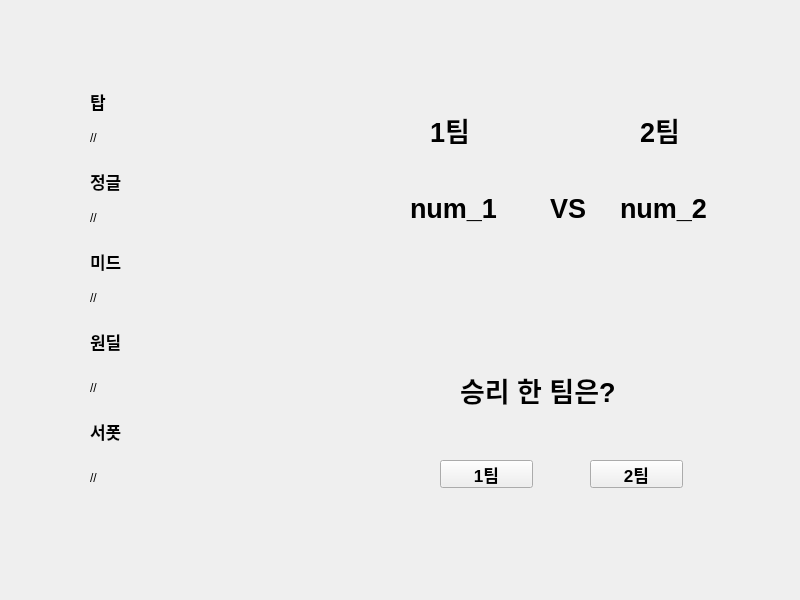
<?xml version="1.0" encoding="UTF-8"?>
<ui version="4.0">
 <class>Form</class>
 <widget class="QWidget" name="Form">
  <property name="windowModality">
   <enum>Qt::ApplicationModal</enum>
  </property>
  <property name="geometry">
   <rect>
    <x>0</x>
    <y>0</y>
    <width>800</width>
    <height>600</height>
   </rect>
  </property>
  <property name="windowTitle">
   <string>Form</string>
  </property>
  <widget class="QLabel" name="label">
   <property name="geometry">
    <rect>
     <x>90</x>
     <y>90</y>
     <width>22</width>
     <height>22</height>
    </rect>
   </property>
   <property name="font">
    <font>
     <pointsize>13</pointsize>
     <weight>75</weight>
     <bold>true</bold>
    </font>
   </property>
   <property name="text">
    <string>탑</string>
   </property>
  </widget>
  <widget class="QLabel" name="label_12">
   <property name="geometry">
    <rect>
     <x>90</x>
     <y>420</y>
     <width>44</width>
     <height>22</height>
    </rect>
   </property>
   <property name="font">
    <font>
     <pointsize>13</pointsize>
     <weight>75</weight>
     <bold>true</bold>
    </font>
   </property>
   <property name="text">
    <string>서폿</string>
   </property>
  </widget>
  <widget class="QLabel" name="label_11">
   <property name="geometry">
    <rect>
     <x>90</x>
     <y>330</y>
     <width>44</width>
     <height>22</height>
    </rect>
   </property>
   <property name="font">
    <font>
     <pointsize>13</pointsize>
     <weight>75</weight>
     <bold>true</bold>
    </font>
   </property>
   <property name="text">
    <string>원딜</string>
   </property>
  </widget>
  <widget class="QLabel" name="label_9">
   <property name="geometry">
    <rect>
     <x>90</x>
     <y>170</y>
     <width>44</width>
     <height>22</height>
    </rect>
   </property>
   <property name="font">
    <font>
     <pointsize>13</pointsize>
     <weight>75</weight>
     <bold>true</bold>
    </font>
   </property>
   <property name="text">
    <string>정글</string>
   </property>
  </widget>
  <widget class="QLabel" name="label_13">
   <property name="geometry">
    <rect>
     <x>90</x>
     <y>250</y>
     <width>44</width>
     <height>22</height>
    </rect>
   </property>
   <property name="font">
    <font>
     <pointsize>13</pointsize>
     <weight>75</weight>
     <bold>true</bold>
    </font>
   </property>
   <property name="text">
    <string>미드</string>
   </property>
  </widget>
  <widget class="QLabel" name="top_win">
   <property name="geometry">
    <rect>
     <x>90</x>
     <y>130</y>
     <width>64</width>
     <height>15</height>
    </rect>
   </property>
   <property name="text">
    <string>//</string>
   </property>
  </widget>
  <widget class="QLabel" name="jung_win">
   <property name="geometry">
    <rect>
     <x>90</x>
     <y>210</y>
     <width>64</width>
     <height>15</height>
    </rect>
   </property>
   <property name="text">
    <string>//</string>
   </property>
  </widget>
  <widget class="QLabel" name="mid_win">
   <property name="geometry">
    <rect>
     <x>90</x>
     <y>290</y>
     <width>64</width>
     <height>15</height>
    </rect>
   </property>
   <property name="text">
    <string>//</string>
   </property>
  </widget>
  <widget class="QLabel" name="ad_win">
   <property name="geometry">
    <rect>
     <x>90</x>
     <y>380</y>
     <width>64</width>
     <height>15</height>
    </rect>
   </property>
   <property name="text">
    <string>//</string>
   </property>
  </widget>
  <widget class="QLabel" name="sup_win">
   <property name="geometry">
    <rect>
     <x>90</x>
     <y>470</y>
     <width>64</width>
     <height>15</height>
    </rect>
   </property>
   <property name="text">
    <string>//</string>
   </property>
  </widget>
  <widget class="QLabel" name="label_7">
   <property name="geometry">
    <rect>
     <x>430</x>
     <y>110</y>
     <width>54</width>
     <height>38</height>
    </rect>
   </property>
   <property name="font">
    <font>
     <pointsize>20</pointsize>
     <weight>75</weight>
     <bold>true</bold>
    </font>
   </property>
   <property name="text">
    <string>1팀</string>
   </property>
   <property name="textFormat">
    <enum>Qt::RichText</enum>
   </property>
   <property name="scaledContents">
    <bool>false</bool>
   </property>
  </widget>
  <widget class="QLabel" name="label_8">
   <property name="geometry">
    <rect>
     <x>640</x>
     <y>110</y>
     <width>54</width>
     <height>38</height>
    </rect>
   </property>
   <property name="font">
    <font>
     <pointsize>20</pointsize>
     <weight>75</weight>
     <bold>true</bold>
    </font>
   </property>
   <property name="text">
    <string>2팀</string>
   </property>
   <property name="textFormat">
    <enum>Qt::RichText</enum>
   </property>
   <property name="scaledContents">
    <bool>false</bool>
   </property>
  </widget>
  <widget class="QLabel" name="win_1">
   <property name="geometry">
    <rect>
     <x>410</x>
     <y>190</y>
     <width>107</width>
     <height>38</height>
    </rect>
   </property>
   <property name="font">
    <font>
     <pointsize>20</pointsize>
     <weight>75</weight>
     <bold>true</bold>
    </font>
   </property>
   <property name="text">
    <string>num_1</string>
   </property>
   <property name="textFormat">
    <enum>Qt::RichText</enum>
   </property>
   <property name="scaledContents">
    <bool>false</bool>
   </property>
  </widget>
  <widget class="QLabel" name="label_14">
   <property name="geometry">
    <rect>
     <x>550</x>
     <y>190</y>
     <width>54</width>
     <height>38</height>
    </rect>
   </property>
   <property name="font">
    <font>
     <pointsize>20</pointsize>
     <weight>75</weight>
     <bold>true</bold>
    </font>
   </property>
   <property name="text">
    <string>VS</string>
   </property>
   <property name="textFormat">
    <enum>Qt::RichText</enum>
   </property>
   <property name="scaledContents">
    <bool>false</bool>
   </property>
  </widget>
  <widget class="QLabel" name="win_2">
   <property name="geometry">
    <rect>
     <x>620</x>
     <y>190</y>
     <width>107</width>
     <height>38</height>
    </rect>
   </property>
   <property name="font">
    <font>
     <pointsize>20</pointsize>
     <weight>75</weight>
     <bold>true</bold>
    </font>
   </property>
   <property name="text">
    <string>num_2</string>
   </property>
   <property name="textFormat">
    <enum>Qt::RichText</enum>
   </property>
   <property name="scaledContents">
    <bool>false</bool>
   </property>
  </widget>
  <widget class="QLabel" name="label_10">
   <property name="geometry">
    <rect>
     <x>460</x>
     <y>370</y>
     <width>213</width>
     <height>38</height>
    </rect>
   </property>
   <property name="font">
    <font>
     <pointsize>20</pointsize>
     <weight>75</weight>
     <bold>true</bold>
    </font>
   </property>
   <property name="text">
    <string>승리 한 팀은?</string>
   </property>
   <property name="textFormat">
    <enum>Qt::RichText</enum>
   </property>
   <property name="scaledContents">
    <bool>false</bool>
   </property>
  </widget>
  <widget class="QPushButton" name="team_win_1">
   <property name="geometry">
    <rect>
     <x>440</x>
     <y>460</y>
     <width>93</width>
     <height>28</height>
    </rect>
   </property>
   <property name="font">
    <font>
     <pointsize>13</pointsize>
     <weight>75</weight>
     <bold>true</bold>
    </font>
   </property>
   <property name="text">
    <string>1팀</string>
   </property>
  </widget>
  <widget class="QPushButton" name="team_win_2">
   <property name="geometry">
    <rect>
     <x>590</x>
     <y>460</y>
     <width>93</width>
     <height>28</height>
    </rect>
   </property>
   <property name="font">
    <font>
     <pointsize>13</pointsize>
     <weight>75</weight>
     <bold>true</bold>
    </font>
   </property>
   <property name="text">
    <string>2팀</string>
   </property>
  </widget>
 </widget>
 <resources/>
 <connections/>
</ui>
